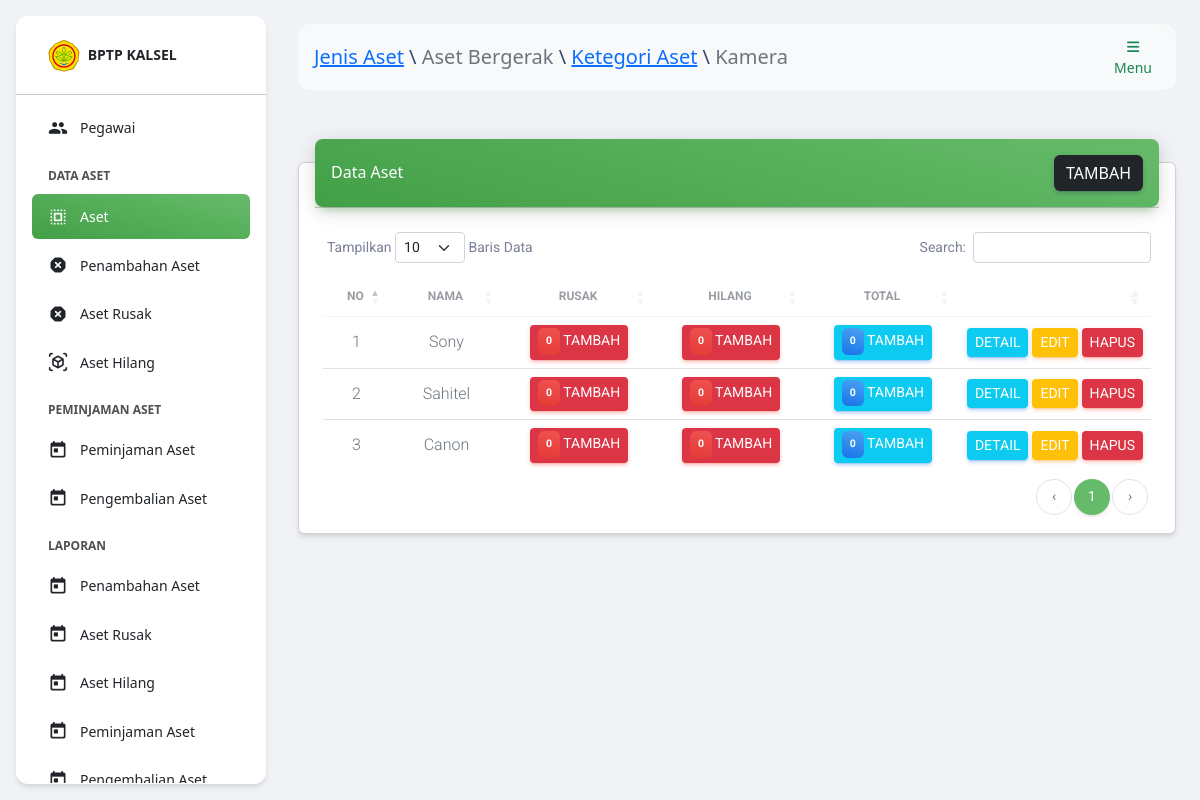
/index.php?h=aset&id_jenis_aset=2&id_kategori_aset=1 (signed in), run on the app's committed database.
### tables this page shows
CREATE TABLE `jenis_aset`(
    id BIGINT UNSIGNED AUTO_INCREMENT,
    nama VARCHAR(255),
    PRIMARY KEY(id)
);

CREATE TABLE `kategori_aset`(
    id BIGINT UNSIGNED AUTO_INCREMENT,
    id_jenis_aset BIGINT UNSIGNED,
    nama VARCHAR(255),
    PRIMARY KEY(id),
    FOREIGN KEY (id_jenis_aset) REFERENCES jenis_aset (id) ON DELETE CASCADE
);

CREATE TABLE `aset`(
    id BIGINT UNSIGNED AUTO_INCREMENT,
    id_kategori_aset BIGINT UNSIGNED,
    nama VARCHAR(255),
    jumlah INT UNSIGNED,
    PRIMARY KEY(id),
    FOREIGN KEY (id_kategori_aset) REFERENCES kategori_aset (id) ON DELETE CASCADE
);

### halaman/aset/index.php (the view)
<div class="container-fluid py-4">
    <div class="row">
        <div class="col-12">
            <div class="card my-4">
                <div class="card-header p-0 position-relative mt-n4 mx-3 z-index-2">
                    <div class="bg-gradient-success shadow-success border-radius-lg p-3 d-flex justify-content-between align-items-center">
                        <h6 class="text-white text-capitalize m-0">Data Aset</h6>
                        <a href="?h=tambah_aset&id_kategori_aset=<?= $_GET['id_kategori_aset']; ?>&id_jenis_aset=<?= $_GET['id_jenis_aset']; ?>" class="btn btn-dark m-0">Tambah</a>
                    </div>
                </div>
                <div class="card-body pb-3">
                    <div class="table-responsive p-0">
                        <table id="datatable" class="table align-items-center mb-0">
                            <thead>
                                <tr>
                                    <th class="text-uppercase text-center text-secondary text-xs font-weight-bolder opacity-7 small-td">No</th>
                                    <th class="text-uppercase text-center text-secondary text-xs font-weight-bolder opacity-7">Nama</th>
                                    <th class="text-uppercase text-center text-secondary text-xs font-weight-bolder opacity-7">Rusak</th>
                                    <th class="text-uppercase text-center text-secondary text-xs font-weight-bolder opacity-7">Hilang</th>
                                    <th class="text-uppercase text-center text-secondary text-xs font-weight-bolder opacity-7">Total</th>
                                    <th class="text-secondary opacity-7"></th>
                                </tr>
                            </thead>
                            <?php
                            $q = "
                                SELECT
                                    a.*,
                                    (SELECT SUM(jumlah) FROM aset_masuk ar WHERE ar.id_aset=a.id) masuk,
                                    (SELECT SUM(jumlah) FROM aset_rusak ar WHERE ar.id_aset=a.id) rusak,
                                    (SELECT SUM(jumlah) FROM aset_hilang ah WHERE ah.id_aset=a.id) hilang
                                FROM
                                    aset a
                                WHERE
                                    a.id_kategori_aset=" . $_GET['id_kategori_aset'] . "
                            ";
                            $result = $mysqli->query($q);
                            $no = 1;
                            ?>
                            <tbody>
                                <?php while ($row = $result->fetch_assoc()) : ?>
                                    <tr>
                                        <td class="text-center">
                                            <p class="text-secondary mb-0"><?= $no++; ?></p>
                                        </td>
                                        <td class="text-center">
                                            <p class="text-secondary mb-0"><?= $row['nama']; ?></p>
                                        </td>
                                        <td class="text-center">
                                            <a href="?h=tambah_aset_rusak&id=<?= $row['id'] ?>&id_jenis_aset=<?= $_GET['id_jenis_aset'] ?>&id_kategori_aset=<?= $_GET['id_kategori_aset'] ?>" class="btn btn-sm m-0 btn-danger text-white">
                                                <span class="badge badge-sm bg-gradient-danger p-2">
                                                    <?= $row['rusak'] ?? 0; ?>
                                                </span>
                                                Tambah
                                            </a>
                                        </td>
                                        <td class="text-center">
                                        <a href="?h=tambah_aset_hilang&id=<?= $row['id'] ?>&id_jenis_aset=<?= $_GET['id_jenis_aset'] ?>&id_kategori_aset=<?= $_GET['id_kategori_aset'] ?>" class="btn btn-sm m-0 btn-danger text-white">
                                                <span class="badge badge-sm bg-gradient-danger p-2">
                                                    <?= $row['hilang'] ?? 0; ?>
                                                </span>
                                                Tambah
                                            </a>
                                        </td>
                                        <td class="text-center">
                                        <a href="?h=tambah_aset_masuk&id=<?= $row['id'] ?>&id_jenis_aset=<?= $_GET['id_jenis_aset'] ?>&id_kategori_aset=<?= $_GET['id_kategori_aset'] ?>" class="btn btn-sm m-0 btn-info text-white">
                                                <span class="badge badge-sm bg-gradient-info p-2">
                                                    <?= $row['jumlah'] + $row['masuk'] - $row['rusak'] - $row['hilang'] ?>
                                                </span>
                                                Tambah
                                            </a>
                                        </td>
                                        <td class="small-td">
                                            <a href="?h=detail_aset&id=<?= $row['id'] ?>&id_jenis_aset=<?= $_GET['id_jenis_aset'] ?>&id_kategori_aset=<?= $_GET['id_kategori_aset'] ?>" class="btn btn-sm btn-info text-white m-0">Detail</a>
                                            <a href="?h=edit_aset&id=<?= $row['id'] ?>&id_jenis_aset=<?= $_GET['id_jenis_aset'] ?>&id_kategori_aset=<?= $_GET['id_kategori_aset'] ?>" class="btn btn-sm btn-warning text-white m-0">Edit</a>
                                            <a href="?h=hapus_aset&id=<?= $row['id'] ?>&id_jenis_aset=<?= $_GET['id_jenis_aset'] ?>&id_kategori_aset=<?= $_GET['id_kategori_aset'] ?>" class="btn btn-sm btn-danger text-white m-0" onclick="return confirm('Yakin?')">Hapus</a>
                                        </td>
                                    </tr>
                                <?php endwhile; ?>
                            </tbody>
                        </table>
                    </div>
                </div>
            </div>
        </div>
    </div>
</div>

### index.php (shortened to what this page needs)
<?php
include_once('database/koneksi.php');
?>
<!DOCTYPE html>
<html lang="en">
<head>
    <link href="./assets/css/nucleo-icons.css" rel="stylesheet" />
    <link href="./assets/css/nucleo-svg.css" rel="stylesheet" />
    <link id="pagestyle" href="./assets/css/material-dashboard.css?v=3.0.4" rel="stylesheet" />
    <link rel="stylesheet" href="https://cdnjs.cloudflare.com/ajax/libs/twitter-bootstrap/5.2.0/css/bootstrap.min.css">
    <link rel="stylesheet" href="https://cdn.datatables.net/1.12.1/css/dataTables.bootstrap5.min.css">
    <?php include_once('komponen/js.php'); ?>
</head>
<body class="g-sidenav-show bg-gray-200">
    <?php
    if ($_SESSION['user']['status'] == 1 || $_SESSION['user']['status'] == 2 || $_SESSION['user']['status'] == 4) {
        if (isset($_GET['h'])) {
            if (in_array($_GET['h'], ['aset', 'tambah_aset', 'edit_aset', 'detail_aset'])) {
                $jenis_aset = $mysqli->query("SELECT * FROM jenis_aset WHERE id=" . $_GET['id_jenis_aset'])->fetch_assoc();
                $kategori_aset = $mysqli->query("SELECT * FROM kategori_aset WHERE id=" . $_GET['id_kategori_aset'])->fetch_assoc();
                $navbar = "<a href='?h=jenis_aset'>Jenis Aset</a> \\ <span class='text-muted'>" . $jenis_aset['nama'] . "</span> \\ <a href='?h=kategori_aset&id_jenis_aset=" . $jenis_aset['id'] . "'>Ketegori Aset</a> \\ <span class='text-muted'>" . $kategori_aset['nama'] . "</span>";
            }
            if ($_GET['h'] === 'aset') $page = 'halaman/aset/index.php';
            elseif ($_GET['h'] === 'tambah_aset') $page = 'halaman/aset/tambah.php';
            elseif ($_GET['h'] === 'edit_aset') $page = 'halaman/aset/edit.php';
            elseif ($_GET['h'] === 'hapus_aset') $page = 'halaman/aset/hapus.php';
            elseif ($_GET['h'] === 'detail_aset') $page = 'halaman/aset/detail_aset.php';
        }
    }
    ?>
    <?php
    if ($_SESSION['user']['status'] == 1 || $_SESSION['user']['status'] == 2 || $_SESSION['user']['status'] == 4) include_once('komponen/sidebar.php'); ?>
    <main class="main-content position-relative max-height-vh-100 h-100 border-radius-lg ">
        <?php include_once('komponen/navbar.php'); ?>
        <div class="container-fluid py-4">
            <?php
            include_once($page);
            ?>
        </div>
    </main>
</body>
</html>

### index.php (style rules this page uses)
.small-td { width: 1%; white-space: nowrap; }

### data on the page
jenis_aset: nama "Aset Bergerak"
kategori_aset: nama "Kamera"
aset: nama "Sony", rusak "0", hilang "0", jumlah "0"
aset: nama "Sahitel", rusak "0", hilang "0", jumlah "0"
aset: nama "Canon", rusak "0", hilang "0", jumlah "0"
